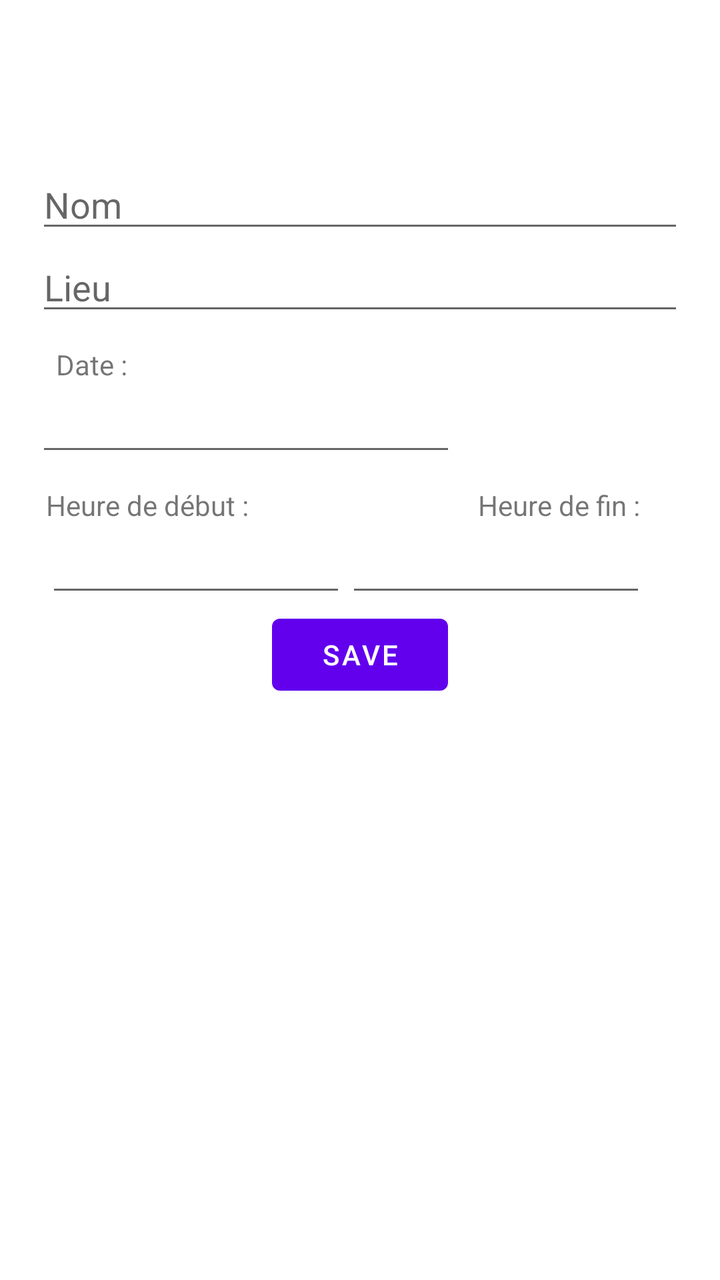
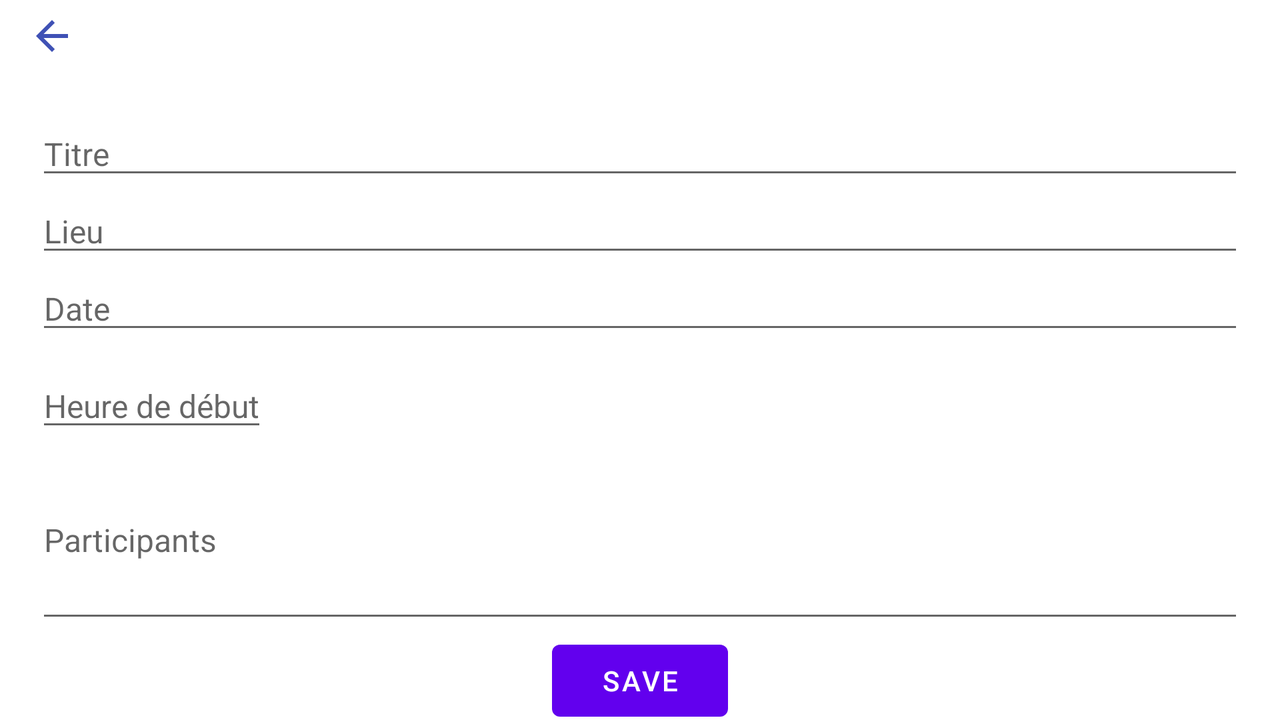

Two renders of one Android screen. The first uses the default layout on a phone; the second uses the alternative layout the repository ships for a different screen configuration, on a matching device. The two XML files are below.
<!-- AndroidManifest.xml: application theme Theme.LamzoneMeeting -->
<!-- res/layout/activity_add_meeting.xml -->
<?xml version="1.0" encoding="utf-8"?>
<androidx.constraintlayout.widget.ConstraintLayout xmlns:android="http://schemas.android.com/apk/res/android"
    xmlns:app="http://schemas.android.com/apk/res-auto"
    xmlns:tools="http://schemas.android.com/tools"
    android:layout_width="match_parent"
    android:layout_height="match_parent"
    tools:context=".ui.AddMeetingActivity">

    <LinearLayout
        android:id="@+id/linearLayout"
        android:layout_width="match_parent"
        android:layout_height="wrap_content"
        android:layout_marginTop="80dp"
        android:orientation="vertical"
        android:layout_marginStart="18dp"
        android:layout_marginEnd="18dp"
        app:layout_constraintStart_toStartOf="parent"
        app:layout_constraintTop_toTopOf="parent">


            <com.google.android.material.textfield.TextInputEditText
                android:id="@+id/meeting_name"
                android:layout_width="match_parent"
                android:layout_height="wrap_content"
                android:hint="Nom" />
            <com.google.android.material.textfield.TextInputEditText
                android:id="@+id/meeting_place"
                android:layout_width="match_parent"
                android:layout_height="wrap_content"
                android:hint="Lieu"/>
        <TextView
            android:id="@+id/textView4"
            android:layout_marginTop="10dp"
            android:layout_marginLeft="10dp"
            android:layout_width="match_parent"
            android:layout_height="wrap_content"
            android:text="Date : " />

        <EditText
            android:id="@+id/meetingTextDate"
            android:layout_width="wrap_content"
            android:layout_height="wrap_content"
            android:ems="10"
            android:inputType="date" />
        <GridLayout
            android:id="@+id/testGridLayout"
            android:layout_width="match_parent"
            android:layout_height="match_parent"
            android:paddingLeft="5dp"
            android:paddingRight="5dp"
            android:columnCount="2"
            android:rowCount="2">
            <TextView
                android:id="@+id/textView5"
                android:layout_marginTop="10dp"
                android:layout_width="wrap_content"
                android:layout_height="wrap_content"
                android:layout_row="0"
                android:layout_column="0"
                android:text="Heure de début : " />
            <TextView
                android:id="@+id/textView6"
                android:layout_marginTop="10dp"
                android:layout_width="150dp"
                android:layout_height="wrap_content"
                android:layout_row="0"
                android:layout_column="1"
                android:gravity="right"
                android:text="Heure de fin : " />

            <EditText
                android:id="@+id/meetingStartTime"
                android:layout_width="150dp"
                android:layout_height="wrap_content"
                android:ems="10"
                android:layout_row="1"
                android:layout_column="0"
                android:inputType="time" />


            <EditText
                android:id="@+id/meetingEndTime"
                android:layout_width="150dp"
                android:layout_height="wrap_content"
                android:ems="10"
                android:layout_row="1"
                android:layout_column="1"
                android:gravity="right"
                android:inputType="time" />
        </GridLayout>









    <LinearLayout
        android:id="@+id/linearLayout4"
        android:layout_width="match_parent"
        android:layout_height="wrap_content"
        android:orientation="horizontal"
        app:layout_constraintStart_toStartOf="parent"
        app:layout_constraintTop_toTopOf="parent">


    </LinearLayout>

        <Button
        android:id="@+id/add_button"
        android:layout_width="wrap_content"
        android:layout_height="wrap_content"
        android:text="Save"
        android:layout_gravity="center"
        tools:ignore="MissingConstraints" />
    </LinearLayout>
</androidx.constraintlayout.widget.ConstraintLayout>
<!-- resources referenced by this layout -->
<resources>
  <style name="Theme.LamzoneMeeting" parent="Theme.MaterialComponents.DayNight.DarkActionBar">
          
          <item name="colorPrimary">@color/purple_500</item>
          <item name="colorPrimaryVariant">@color/purple_700</item>
          <item name="colorOnPrimary">@color/white</item>
          
          <item name="colorSecondary">@color/teal_200</item>
          <item name="colorSecondaryVariant">@color/teal_700</item>
          <item name="colorOnSecondary">@color/black</item>
          
          <item name="android:statusBarColor">?attr/colorPrimaryVariant</item>
          
      </style>
</resources>
<!-- res/layout-land/activity_add_meeting.xml (the repository's variant of the layout above) -->
<!-- drawn on the phone turned sideways -->
<?xml version="1.0" encoding="utf-8"?>
<androidx.constraintlayout.widget.ConstraintLayout xmlns:android="http://schemas.android.com/apk/res/android"
    xmlns:app="http://schemas.android.com/apk/res-auto"
    xmlns:tools="http://schemas.android.com/tools"
    android:layout_width="match_parent"
    android:layout_height="match_parent"
    tools:context=".ui.AddMeetingActivity">



    <LinearLayout
        android:id="@+id/linearLayout"
        android:layout_width="match_parent"
        android:layout_height="wrap_content"
        android:layout_marginTop="10dp"
        android:orientation="vertical"
        android:layout_marginStart="18dp"
        android:layout_marginEnd="18dp"
        app:layout_constraintStart_toStartOf="parent"
        app:layout_constraintTop_toTopOf="parent">

        <ImageButton
            android:id="@+id/backButton"
            android:layout_width="wrap_content"
            android:layout_height="wrap_content"
            android:background="@null"
            app:srcCompat="@drawable/ic_arrow_back"/>

            <com.google.android.material.textfield.TextInputEditText
                android:id="@+id/meeting_name"
                android:textSize="@dimen/size_textview"
                android:layout_marginTop="30dp"
                android:layout_width="match_parent"
                android:layout_height="wrap_content"
                android:hint="Titre" />
            <com.google.android.material.textfield.TextInputEditText
                android:id="@+id/meeting_place"
                android:textSize="@dimen/size_textview"
                android:layout_width="match_parent"
                android:layout_height="wrap_content"
                android:hint="Lieu"/>


        <com.google.android.material.textfield.TextInputEditText
            android:id="@+id/meetingTextDate"
            android:textSize="@dimen/size_textview"
            android:layout_width="match_parent"
            android:layout_height="wrap_content"
            android:hint="Date"
            android:inputType="date" />


            <com.google.android.material.textfield.TextInputEditText
                android:id="@+id/meeting_startTime"
                android:layout_width="wrap_content"
                android:layout_height="wrap_content"
                android:textSize="@dimen/size_textview"
                android:layout_row="0"
                android:layout_column="0"
                android:layout_marginTop="10dp"
                android:inputType="time"
                android:hint="Heure de début" />

        <com.google.android.material.textfield.TextInputEditText
            android:id="@+id/meeting_teamMates"
            android:layout_width="match_parent"
            android:layout_height="wrap_content"
            android:textSize="@dimen/size_textview"
            android:lines="4"
            android:minLines="4"
            android:ems="10"
            android:inputType="textMultiLine"
            android:hint="Participants"/>


        <Button
        android:id="@+id/add_button"
        android:layout_width="wrap_content"
        android:layout_height="wrap_content"
        android:text="Save"
        android:layout_gravity="center"
        tools:ignore="MissingConstraints" />


    </LinearLayout>

</androidx.constraintlayout.widget.ConstraintLayout>
<!-- resources referenced by the variant -->
<!-- as the phone turned sideways resolves them -->
<resources>
  <!-- from res/values-xxhdpi/ -->
  <dimen name="size_textview">16dp</dimen>
  <!-- drawable ic_arrow_back (drawable) -->
  <vector xmlns:android="http://schemas.android.com/apk/res/android"
      android:width="16dp"
      android:height="16dp"
      android:viewportWidth="16"
      android:viewportHeight="16">
    <path
        android:pathData="M16,7L3.8,7L9.4,1.4L8,0L0,8L8,16L9.4,14.6L3.8,9L16,9L16,7L16,7Z"
        android:strokeWidth="1"
        android:fillColor="#3F51B5"
        android:fillType="evenOdd"
        android:strokeColor="#00000000"/>
  </vector>
  <style name="Theme.LamzoneMeeting" parent="Theme.MaterialComponents.DayNight.DarkActionBar">
          
          <item name="colorPrimary">@color/purple_500</item>
          <item name="colorPrimaryVariant">@color/purple_700</item>
          <item name="colorOnPrimary">@color/white</item>
          
          <item name="colorSecondary">@color/teal_200</item>
          <item name="colorSecondaryVariant">@color/teal_700</item>
          <item name="colorOnSecondary">@color/black</item>
          
          <item name="android:statusBarColor">?attr/colorPrimaryVariant</item>
          
      </style>
</resources>
